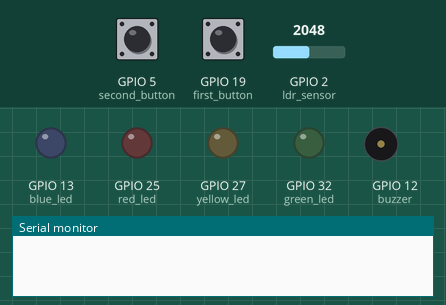
This sketch was run on a simulated ESP32. Parts: output pins drawn as LEDs (lit = HIGH), buzzer (waves = sounding), the last lines printed to the serial monitor. Inputs (shaded band) come from the test bench; at power-on: GPIO 19 (first_button) HIGH, GPIO 5 (second_button) HIGH, GPIO 2 (ldr_sensor) = 2048.

Above: at 1.3 s.
1.4 s: GPIO 19 (first_button) pulled LOW for 0.6 s
At 1.55 s:
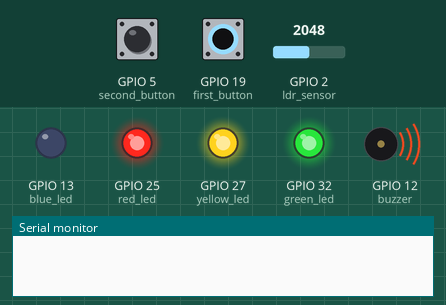
At 2.1 s:
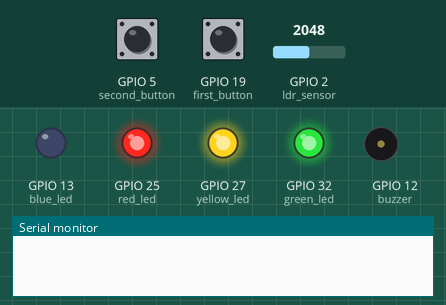
3.5 s: GPIO 5 (second_button) pulled LOW for 3.2 s
At 7.1 s:
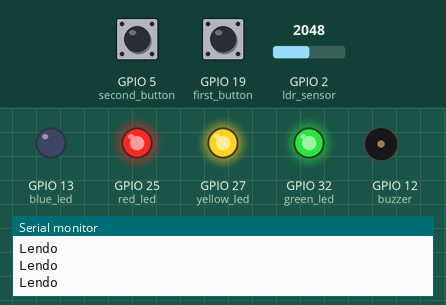
Timing chart, 0 to 8.6 s (numbered marks = the images above; inputs shaded):
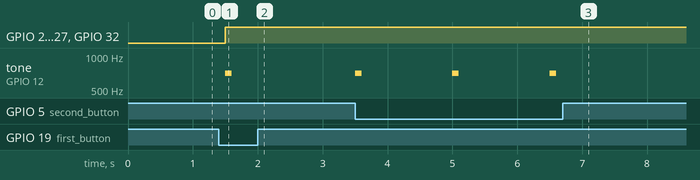

The sketch:

sketch.ino
```cpp
#define red_led 25 //#define - nomear um valor constante
#define green_led 32
#define yellow_led 27
#define blue_led 13
#define ldr_sensor 2
#define buzzer 12
#define first_button 19//(green)
#define second_button 5 //(red)

int vetor[4]; //variável global
int valores[100]; //valores que serão salvos (stocked vetor) - armazenamento
int posAtual = 0; //posição atual

//Funções dos microcontroladores - setup e loop

void setup() {
  Serial.begin(115200); //para iniciar o serial monitor (tipo de comunicação)
  pinMode(red_led, OUTPUT); //pinMode - configurar como entrada ou saída
  pinMode (green_led, OUTPUT);
  pinMode(yellow_led, OUTPUT);
  pinMode(blue_led, OUTPUT);

  pinMode(first_button, INPUT_PULLUP);
  pinMode(second_button, INPUT_PULLUP);

  pinMode(buzzer, OUTPUT);
  pinMode(ldr_sensor, INPUT);
}

void convert_binary(int number){ //função para converter decimal em binário em C++
  for(int i = 0; i < 4; i++){ //(inicialização, condição, efeito)
    vetor[i] = number % 2; //dividir pegando o resto
    number = number / 2; //novo resultado
  }
}

void read(int number) {

  int leds[4] = {25, 32, 27, 13};
  convert_binary(number);

  for (int i =0; i < 4; i++) {
    if (vetor[i]==1){
      digitalWrite(leds[i], HIGH);
    } else if (vetor[i] == 0) {
      digitalWrite(leds[i], LOW);
    }
  }

}

int stockVetor (int number, int position){
  valores[position] = number;
  read(number);
  buzz(number);
  return position + 1;
}

void buzz(int number){
  tone(12, 100*number, 100); //(pino, frequência, tempo em milissegundos)
}

void loop() {
  int ldr_variable = analogRead(2); //(2)porta em localiza-se o LDR
  //Serial.println(ldr_variable);
  int ldr_value = (ldr_variable/270); //(escala - 4063-->32) 4063:15= 270,8
 // Serial.println(ldr_value); //verificação da divisão acima


  if (digitalRead(19)==LOW){
    //Serial.println("Livia Coutinho"); //para testar o botão
    posAtual = stockVetor(ldr_value, posAtual);
    while (digitalRead(19) == LOW) {}
  }

  if(digitalRead(5)==LOW){
    Serial.println("Lendo");
    for(int index=0; index < posAtual; index++) {
      read(valores[index]);
      buzz(valores[index]);

      delay(1000);
    }

  }

  //digitalWrite(25, HIGH); //digitalWrite(porta, intensidade)
  //delay(1000);
  //digitalWrite(32, HIGH);
  //digitalWrite(27, HIGH);
 // digitalWrite(13, HIGH); //as linhas acima foram apenas para testar os leds antes de fazer, de fato, as funções
  delay(500); //equivale a meio segundo

}
```

Measured:
- after the input at 1.4 s, GPIO 25 (red_led), GPIO 27 (yellow_led), GPIO 32 (green_led): LOW → HIGH after 0.10 s; tone on GPIO 12 (buzzer): silent → 700 Hz after 0.10 s, → silent 0.10 s later
- after the input at 3.5 s, tone on GPIO 12 (buzzer): alternates 700 Hz for 0.10 s and silent for 1.4 s, 6 changes in all, then stays silent, starting at once
